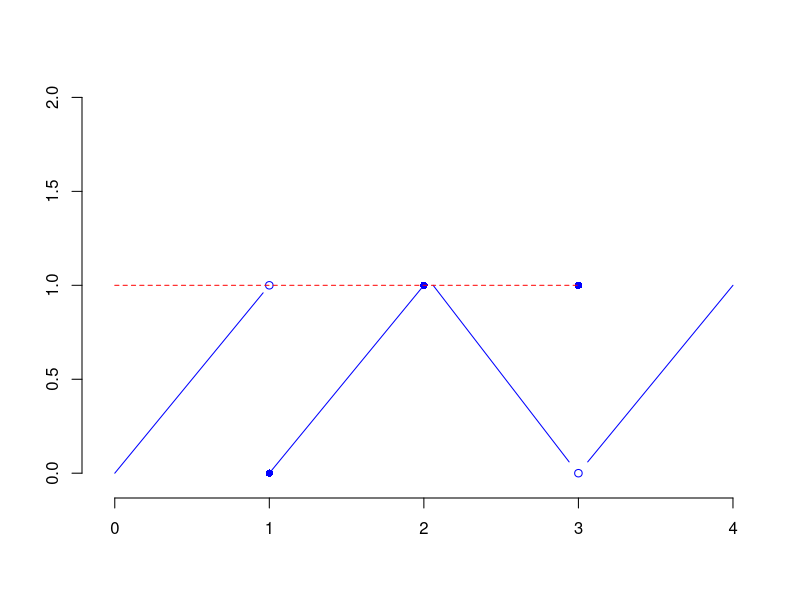
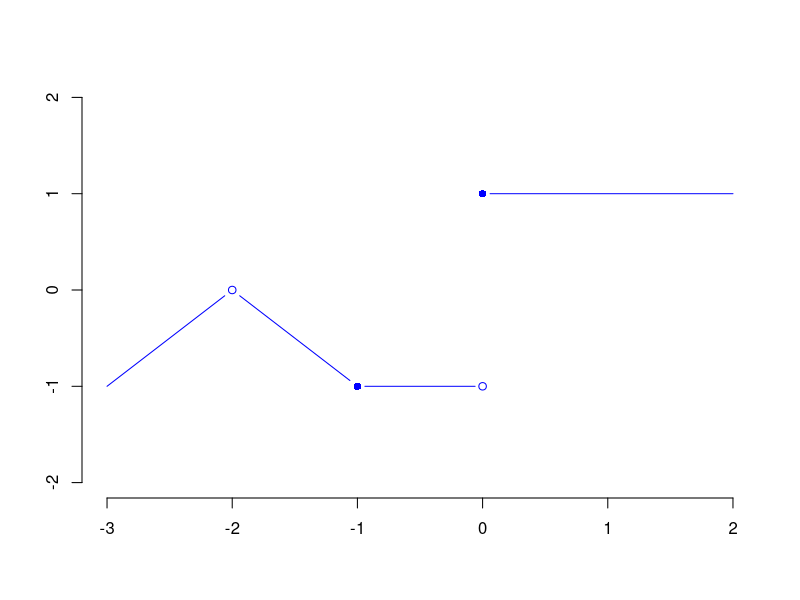
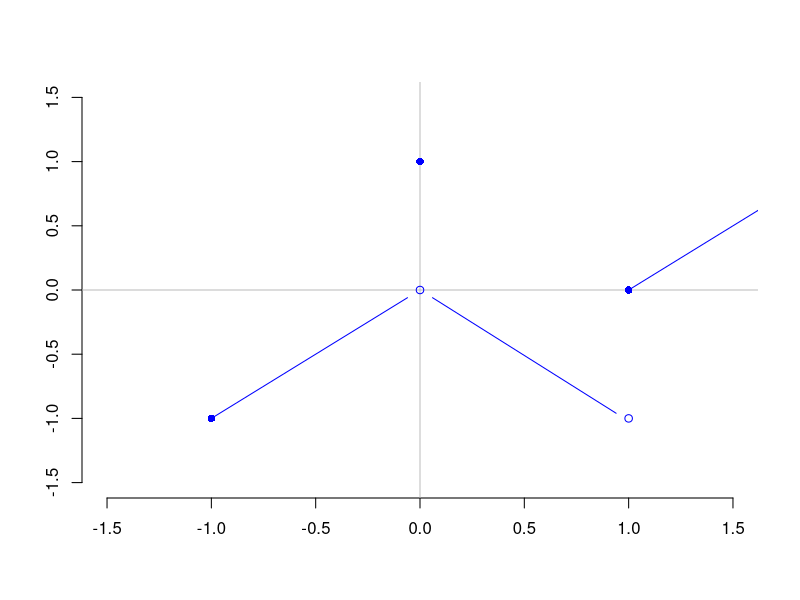
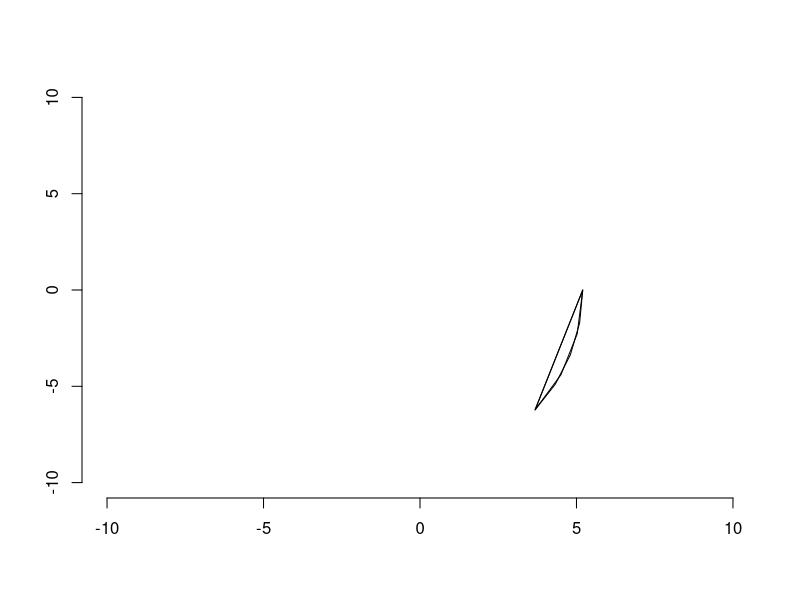
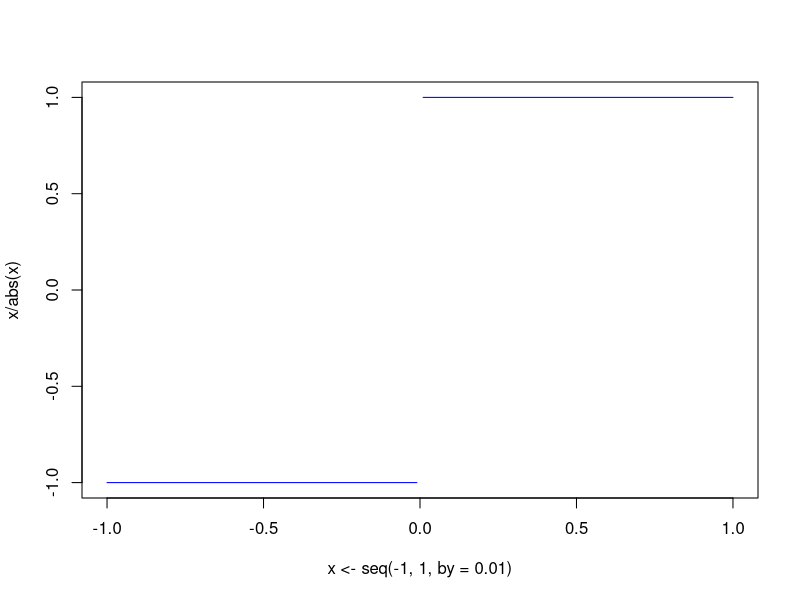
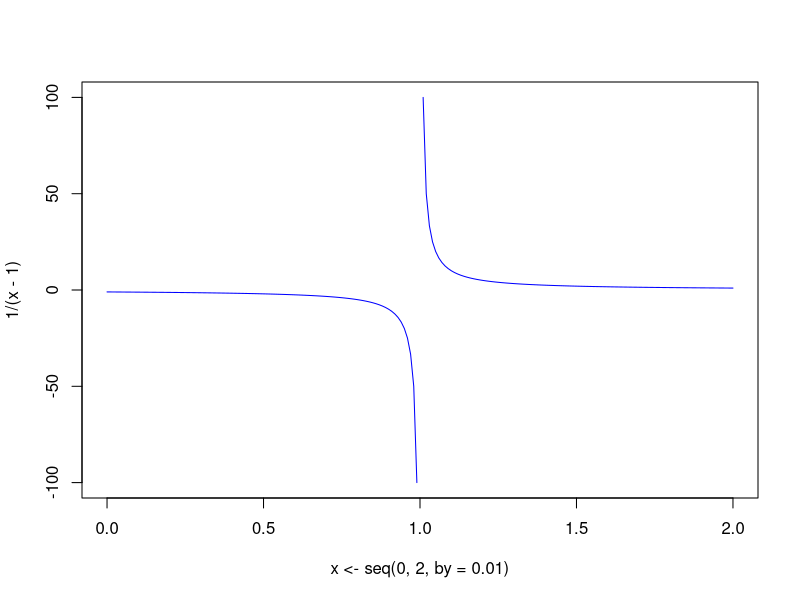
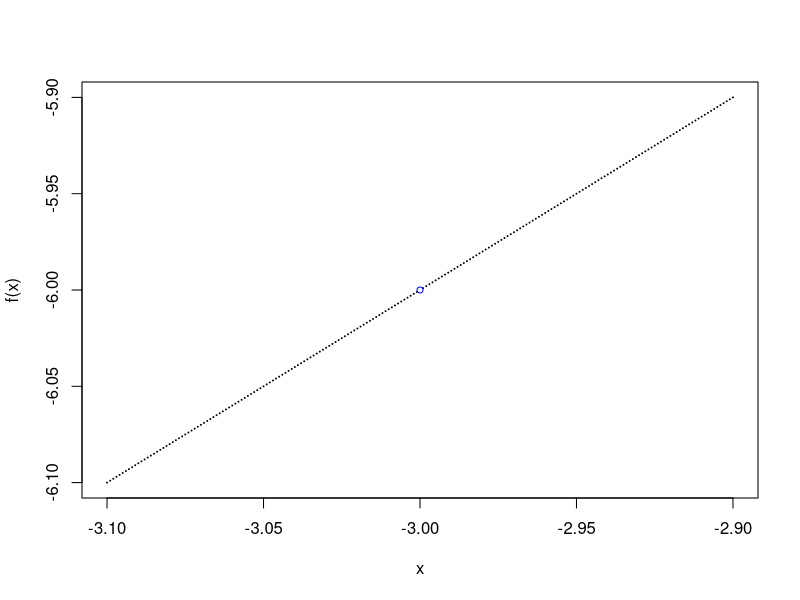

Generate these figures, in order, with R:
## ---- chunk 1
require(plotrix)
## ---- chunk 2
plot(x <- seq(0, .96, by=.01), x, col="blue",
    bty="n", type='l',
    xlim=c(-.05, 4), ylim=c(-.05, 2),
    xlab="", ylab=""
)
lines(c(1, 2), c(0, 1), col="blue")
lines(c(2.06, 2.94), c(1, 0.06), col="blue")
lines(c(3.06, 4), c(0.06, 1), col="blue")
points(1, 1, pch=1, col="blue")
points(1, 0, pch=16, col="blue")
points(2, 1, pch=16, col="blue")
points(3, 1, pch=16, col="blue")
points(3, 0, pch=1, col="blue")
lines(c(0, 3), c(1, 1), col="red", lty=2)
## ---- chunk 3
plot(x <- seq(-3, -2.06, by=.01), x + 2, col="blue",
     bty="n", type="l",
     xlim=c(-3,2), ylim=c(-2, 2),
     xlab="", ylab="")
lines(c(-1.94, -1.06), c(-.06, -.94), col="blue")
lines(c(-.94, -.06), c(-1, -1), col="blue")
lines(c(.06, 2), c(1, 1), col="blue")
points(0, -1, pch=1, col="blue")
points(0, 1, pch=16, col="blue")
points(-1, -1, pch=16, col="blue")
points(-2, 0, pch=1, col="blue")
## ---- chunk 4
plot(x <- seq(-1, -.06, by=.01), x, col="blue",
     bty="n", type="l",
     xlim=c(-1.5,1.5), ylim=c(-1.5, 1.5),
     xlab="", ylab="")
abline(h=0, col="gray")
abline(v=0, col="gray")
lines(c(.06, .94), c(-.06, -.96), col="blue")
lines(c(1, 2), c(0, 1), col="blue")
points(-1, -1, pch=16, col="blue")
points(0, 0, pch=1, col="blue")
points(0, 1, pch=16, col="blue")
points(1, -1, pch=1, col="blue")
points(1, 0, pch=16, col="blue")
points(2, 1, pch=16, col="blue")
## ---- chunk 5
#xlim <- c(-1.5, 3.5)
#ylim <- c(-2.5, 1.5)
#x <- seq(-1, -.06, by=.01)
#plot(x, x, col="blue",
#     bty="n", type="l",
#     xlim=xlim, ylim=ylim,
#     xlab="", ylab="")
#abline(h=0, col="gray")
#abline(v=0, col="gray")
plot(c(-10,10), c(-10,10), type="n",
     bty="n", xlab="", ylab="")
plotrix::draw.ellipse(c(0, 0), c(0,0), 5.2, 8.8, lwd=1,
    segment=c(0, -45), nv=c(3,4), arc.only=T)
#lines(c(1, 2), c(0, 1), col="blue")
#points(-1, -1, pch=16, col="blue")
#points(0, 0, pch=1, col="blue")
#points(0, 1, pch=16, col="blue")
#points(1, -1, pch=1, col="blue")
#points(1, 0, pch=16, col="blue")
#points(2, 1, pch=16, col="blue")
## ---- chunk 6
plot(x <- seq(-1, 1, by=.01), x / abs(x), type='l', col="blue")
## ---- chunk 7
plot(x <- seq(0, 2, by=.01), 1 / (x - 1), type='l', col="blue")
## ---- chunk 8
x.rt <- c(-3.1, -3.01, -3.001, -3.0001,
          -3.00001, -3.000001, -3.0000001,
          -3.00000001, -3.000000001, -3.0000000001)
x.lt <- c(-2.9, -2.99, -2.999, -2.9999,
          -2.99999, -2.999999, -2.9999999,
          -2.99999999, -2.999999999,
          -2.9999999999)
f <- function(x) (x^2 - 9)/(x + 3)
f.x.rt <- f(x.rt)
f.x.lt <- f(x.lt)
knitr::kable(data.frame(
    X = x.rt,
    f = f.x.rt), caption="From the right")
knitr::kable(data.frame(
    X = x.lt,
    f = f.x.lt), caption="From the left")
## ---- chunk 9
x <- seq(-3.1, -2.9, by=.001)
plot(x, f(x), pch=19, cex=.02)
points(-3, -6, cex=.8, col="blue")
